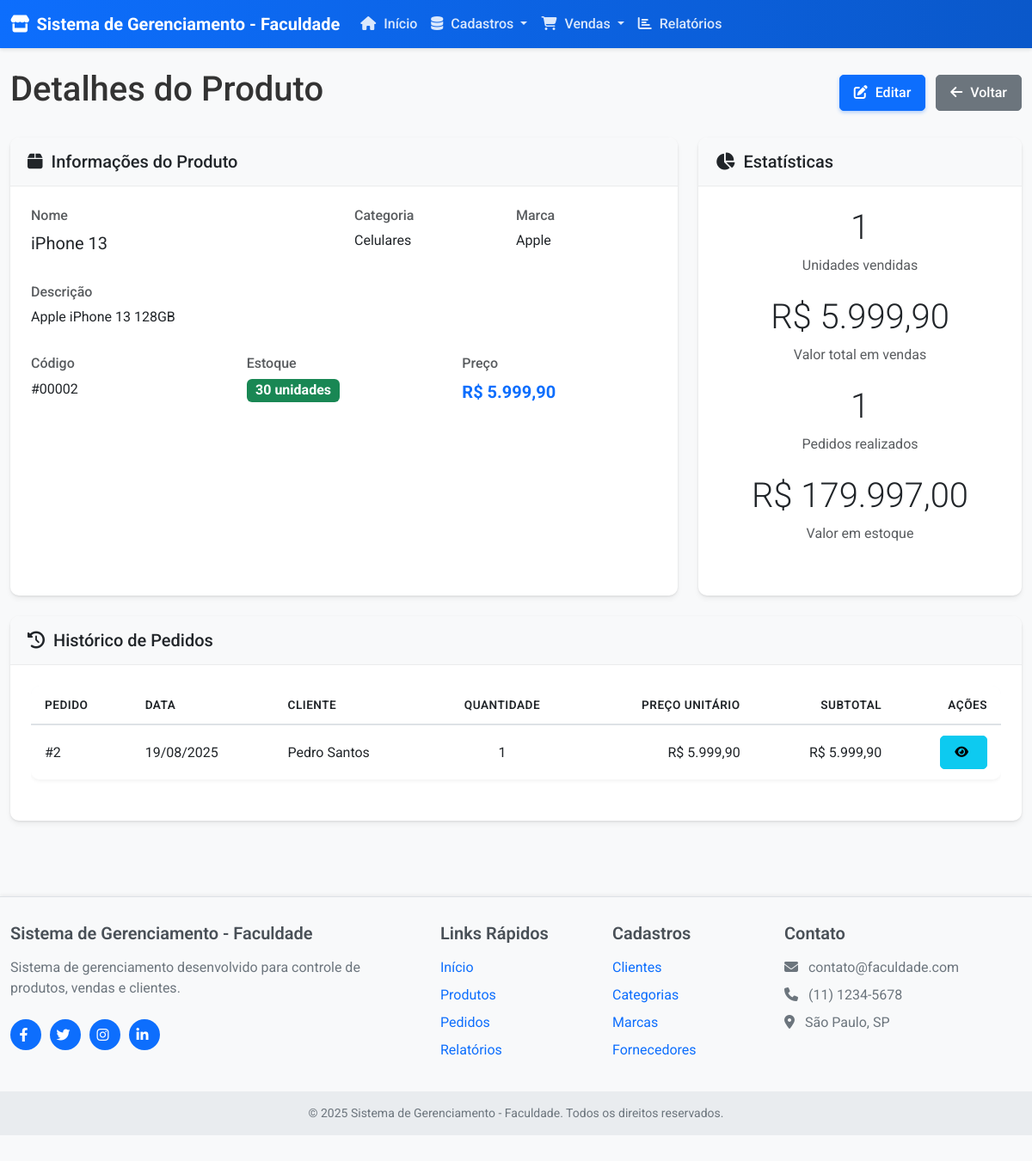
Page /pages/produto-detalhes.php?id=2 on the committed database.
### tables this page shows
CREATE TABLE IF NOT EXISTS produto (
    IDPRODUTO INT AUTO_INCREMENT PRIMARY KEY,
    NOME VARCHAR(100) NOT NULL,
    DESCRICAO TEXT,
    PRECO DECIMAL(10,2) NOT NULL,
    ESTOQUE INT NOT NULL DEFAULT 0,
    IDCATEGORIA INT,
    IDMARCA INT,
    IDFORNECEDOR INT,
    DATACADASTRO TIMESTAMP DEFAULT CURRENT_TIMESTAMP,
    FOREIGN KEY (IDCATEGORIA) REFERENCES categoria(IDCATEGORIA) ON DELETE SET NULL,
    FOREIGN KEY (IDMARCA) REFERENCES marca(IDMARCA) ON DELETE SET NULL,
    FOREIGN KEY (IDFORNECEDOR) REFERENCES fornecedor(IDFORNECEDOR) ON DELETE SET NULL
);

CREATE TABLE IF NOT EXISTS categoria (
    IDCATEGORIA INT AUTO_INCREMENT PRIMARY KEY,
    NOME VARCHAR(100) NOT NULL,
    DESCRICAO TEXT,
    DATACADASTRO TIMESTAMP DEFAULT CURRENT_TIMESTAMP
);

CREATE TABLE IF NOT EXISTS marca (
    IDMARCA INT AUTO_INCREMENT PRIMARY KEY,
    NOME VARCHAR(100) NOT NULL,
    DESCRICAO TEXT,
    DATACADASTRO TIMESTAMP DEFAULT CURRENT_TIMESTAMP
);

CREATE TABLE IF NOT EXISTS item_pedido (
    IDITEM INT AUTO_INCREMENT PRIMARY KEY,
    IDPEDIDO INT NOT NULL,
    IDPRODUTO INT,
    QUANTIDADE INT NOT NULL,
    PRECO DECIMAL(10,2) NOT NULL,
    SUBTOTAL DECIMAL(10,2) NOT NULL,
    FOREIGN KEY (IDPEDIDO) REFERENCES pedido(IDPEDIDO) ON DELETE CASCADE,
    FOREIGN KEY (IDPRODUTO) REFERENCES produto(IDPRODUTO) ON DELETE SET NULL
);

CREATE TABLE IF NOT EXISTS pedido (
    IDPEDIDO INT AUTO_INCREMENT PRIMARY KEY,
    IDCLIENTE INT,
    DATAPEDIDO TIMESTAMP DEFAULT CURRENT_TIMESTAMP,
    VALORTOTAL DECIMAL(10,2) NOT NULL DEFAULT 0,
    STATUS VARCHAR(50) DEFAULT 'Pendente',
    OBSERVACOES TEXT,
    FOREIGN KEY (IDCLIENTE) REFERENCES cliente(IDCLIENTE) ON DELETE SET NULL
);

CREATE TABLE IF NOT EXISTS cliente (
    IDCLIENTE INT AUTO_INCREMENT PRIMARY KEY,
    NOME VARCHAR(100) NOT NULL,
    EMAIL VARCHAR(100),
    TELEFONE VARCHAR(20),
    ENDERECO VARCHAR(200),
    CIDADE VARCHAR(100),
    ESTADO VARCHAR(2),
    CEP VARCHAR(10),
    DATACADASTRO TIMESTAMP DEFAULT CURRENT_TIMESTAMP
);

### includes/database.php (called while the page is built, shortened)
<?php
class Database {
    private $host = DB_HOST;
    private $user = DB_USER;
    private $pass = DB_PASS;
    private $dbname = DB_NAME;
    private $conn;
    private $stmt;
    public function __construct() {
        $dsn = 'mysql:host=' . $this->host . ';dbname=' . $this->dbname;
        $options = array(
            PDO::ATTR_PERSISTENT => true,
            PDO::ATTR_ERRMODE => PDO::ERRMODE_EXCEPTION,
            PDO::ATTR_DEFAULT_FETCH_MODE => PDO::FETCH_ASSOC,
            PDO::MYSQL_ATTR_INIT_COMMAND => 'SET NAMES utf8'
        );
        try {
            $this->conn = new PDO($dsn, $this->user, $this->pass, $options);
        } catch(PDOException $e) {
            $this->error = $e->getMessage();
            echo 'Erro de conexão: ' . $this->error;
        }
    }
    public function query($sql, $params = []) {
        $this->stmt = $this->conn->prepare($sql);
        if (!empty($params)) {
            $i = 1;
            foreach ($params as $param) {
                $this->stmt->bindValue($i++, $param);
            }
        }
        $this->execute();
        return $this->stmt;
    }
    public function execute() {
        return $this->stmt->execute();
    }
}
?>

### pages/produto-detalhes.php (the view, shortened to what this page needs)
<?php
require_once '../includes/database.php';
$db = new Database();
$id = isset($_GET['id']) ? (int)$_GET['id'] : 0;
$produto = $db->query(
    "SELECT p.*, c.NOME as CATEGORIA, m.NOME as MARCA
    FROM produto p
    LEFT JOIN categoria c ON p.IDCATEGORIA = c.IDCATEGORIA
    LEFT JOIN marca m ON p.IDMARCA = m.IDMARCA
    WHERE p.IDPRODUTO = ?",
    [$id]
)->fetch();
$historicoPedidos = $db->query(
    "SELECT ip.IDPEDIDO, ip.QUANTIDADE, ip.PRECO as PRECO_VENDA, p.DATAPEDIDO, c.NOME as CLIENTE
    FROM item_pedido ip
    JOIN pedido p ON ip.IDPEDIDO = p.IDPEDIDO
    JOIN cliente c ON p.IDCLIENTE = c.IDCLIENTE
    WHERE ip.IDPRODUTO = ?
    ORDER BY p.DATAPEDIDO DESC
    LIMIT 10",
    [$id]
)->fetchAll();
include '../includes/header.php';
?>
<div class="d-flex justify-content-between align-items-center mb-4">
    <h1>Detalhes do Produto</h1>
    <div>
        <a href="produto-form.php?id=<?php echo $produto['IDPRODUTO']; ?>" class="btn btn-primary">
            <i class="fas fa-edit"></i> Editar
        </a>
        <a href="produtos.php" class="btn btn-secondary ms-2">
            <i class="fas fa-arrow-left"></i> Voltar
        </a>
    </div>
</div>
<div class="row">
    <div class="col-md-8 mb-4">
        <div class="card h-100">
            <div class="card-header">
                <h5 class="mb-0"><i class="fas fa-box"></i> Informações do Produto</h5>
            </div>
            <div class="card-body">
                <div class="row">
                    <div class="col-md-6 mb-3">
                        <h6 class="text-muted">Nome</h6>
                        <p class="fs-5"><?php echo $produto['NOME']; ?></p>
                    </div>
                    <div class="col-md-3 mb-3">
                        <h6 class="text-muted">Categoria</h6>
                        <p><?php echo $produto['CATEGORIA']; ?></p>
                    </div>
                    <div class="col-md-3 mb-3">
                        <h6 class="text-muted">Marca</h6>
                        <p><?php echo $produto['MARCA']; ?></p>
                    </div>
                </div>
                <div class="row">
                    <div class="col-md-12 mb-3">
                        <h6 class="text-muted">Descrição</h6>
                        <p><?php echo !empty($produto['DESCRICAO']) ? $produto['DESCRICAO'] : '<span class="text-muted">Sem descrição</span>'; ?></p>
                    </div>
                </div>
                <div class="row">
                    <div class="col-md-4 mb-3">
                        <h6 class="text-muted">Código</h6>
                        <p>#<?php echo str_pad($produto['IDPRODUTO'], 5, '0', STR_PAD_LEFT); ?></p>
                    </div>
                    <div class="col-md-4 mb-3">
                        <h6 class="text-muted">Estoque</h6>
                        <p>
                            <span class="badge bg-<?php echo getEstoqueStatusClass($produto['ESTOQUE']); ?> fs-6">
                                <?php echo $produto['ESTOQUE']; ?> unidades
                            </span>
                        </p>
                    </div>
                    <div class="col-md-4 mb-3">
                        <h6 class="text-muted">Preço</h6>
                        <p class="fs-5 fw-bold text-primary">R$ <?php echo number_format($produto['PRECO'], 2, ',', '.'); ?></p>
                    </div>
                </div>
            </div>
        </div>
    </div>
    <div class="col-md-4 mb-4">
        <div class="card h-100">
            <div class="card-header">
                <h5 class="mb-0"><i class="fas fa-chart-pie"></i> Estatísticas</h5>
            </div>
            <div class="card-body">
                <?php
                $totalVendido = 0;
                $valorTotalVendas = 0;
                if (!empty($historicoPedidos)) {
                    foreach ($historicoPedidos as $pedido) {
                        $totalVendido += $pedido['QUANTIDADE'];
                        $valorTotalVendas += $pedido['QUANTIDADE'] * $pedido['PRECO_VENDA'];
                    }
                }
                ?>
                <div class="mb-4 text-center">
                    <div class="display-6 mb-2"><?php echo $totalVendido; ?></div>
                    <p class="text-muted">Unidades vendidas</p>
                </div>
                <div class="mb-4 text-center">
                    <div class="display-6 mb-2">R$ <?php echo number_format($valorTotalVendas, 2, ',', '.'); ?></div>
                    <p class="text-muted">Valor total em vendas</p>
                </div>
                <div class="mb-4 text-center">
                    <div class="display-6 mb-2"><?php echo count($historicoPedidos); ?></div>
                    <p class="text-muted">Pedidos realizados</p>
                </div>
                <div class="text-center">
                    <div class="display-6 mb-2">
                        <?php
                        $valorEstoque = $produto['ESTOQUE'] * $produto['PRECO'];
                        echo 'R$ ' . number_format($valorEstoque, 2, ',', '.');
                        ?>
                    </div>
                    <p class="text-muted">Valor em estoque</p>
                </div>
            </div>
        </div>
    </div>
</div>
<div class="card mb-4">
    <div class="card-header">
        <h5 class="mb-0"><i class="fas fa-history"></i> Histórico de Pedidos</h5>
    </div>
    <div class="card-body">
        <?php if (!empty($historicoPedidos)): ?>
            <div class="table-responsive">
                <table class="table table-hover">
                    <thead>
                        <tr>
                            <th>Pedido</th>
                            <th>Data</th>
                            <th>Cliente</th>
                            <th class="text-center">Quantidade</th>
                            <th class="text-end">Preço Unitário</th>
                            <th class="text-end">Subtotal</th>
                            <th class="text-end">Ações</th>
                        </tr>
                    </thead>
                    <tbody>
                        <?php foreach ($historicoPedidos as $pedido): ?>
                            <tr>
                                <td>#<?php echo $pedido['IDPEDIDO']; ?></td>
                                <td><?php echo date('d/m/Y', strtotime($pedido['DATAPEDIDO'])); ?></td>
                                <td><?php echo $pedido['CLIENTE']; ?></td>
                                <td class="text-center"><?php echo $pedido['QUANTIDADE']; ?></td>
                                <td class="text-end">R$ <?php echo number_format($pedido['PRECO_VENDA'], 2, ',', '.'); ?></td>
                                <td class="text-end">R$ <?php echo number_format($pedido['QUANTIDADE'] * $pedido['PRECO_VENDA'], 2, ',', '.'); ?></td>
                                <td class="text-end">
                                    <a href="pedido-detalhes.php?id=<?php echo $pedido['IDPEDIDO']; ?>" class="btn btn-sm btn-info">
                                        <i class="fas fa-eye"></i>
                                    </a>
                                </td>
                            </tr>
                        <?php endforeach; ?>
                    </tbody>
                </table>
            </div>
        <?php else: ?>
            <div class="alert alert-info">
                <i class="fas fa-info-circle"></i> Este produto ainda não foi vendido.
            </div>
        <?php endif; ?>
    </div>
</div>
<?php
function getEstoqueStatusClass($estoque) {
    if ($estoque <= 0) {
        return 'danger';
    } elseif ($estoque <= 5) {
        return 'warning';
    } else {
        return 'success';
    }
}
include '../includes/footer.php';
?>

### assets/css/style.css (style rules this page uses)
body { font-family: 'Roboto', sans-serif; background-color: #f8f9fa; color: #333; min-height: 100vh; display: flex; flex-direction: column; }
.card { border-radius: 10px; box-shadow: 0 4px 6px rgba(0, 0, 0, 0.05), 0 1px 3px rgba(0, 0, 0, 0.1); transition: transform 0.3s, box-shadow 0.3s; margin-bottom: 20px; border: none; overflow: hidden; }
.card-header { font-weight: bold; background-color: #f8f9fa; border-bottom: 1px solid rgba(0, 0, 0, 0.05); padding: 1rem 1.25rem; }
.card-body { padding: 1.5rem; }
.btn { border-radius: 5px; padding: 0.5rem 1rem; transition: all 0.3s ease; position: relative; overflow: hidden; font-weight: 500; }
.btn::after { content: ''; position: absolute; top: 50%; left: 50%; width: 0; height: 0; background-color: rgba(255, 255, 255, 0.2); border-radius: 50%; transform: translate(-50%, -50%); transition: width 0.5s, height 0.5s; z-index: 1; pointer-events: none; }
.btn i { margin-right: 5px; }
.btn-primary { background-color: #0d6efd; border-color: #0d6efd; box-shadow: 0 2px 4px rgba(13, 110, 253, 0.3); }
.table { background-color: #fff; border-radius: 10px; overflow: hidden; box-shadow: 0 2px 4px rgba(0, 0, 0, 0.05); margin-bottom: 1.5rem; }
.table-responsive { border-radius: 10px; overflow: hidden; }
.table thead { background-color: #f1f4f9; }
.table th { font-weight: 600; border-bottom: 2px solid #dee2e6; text-transform: uppercase; font-size: 0.85rem; letter-spacing: 0.5px; padding: 0.75rem 1rem; vertical-align: middle; }
.table tbody td { padding: 0.75rem 1rem; vertical-align: middle; }
.table tbody tr:last-child td { border-bottom: none; }
.fa, .fas, .far, .fab { margin-right: 5px; }

### assets/css/animations.css (style rules this page uses)
.hover-lift { transition: transform 0.3s ease, box-shadow 0.3s ease; }
.fade-in-element { opacity: 0; animation: fadeInAnimation 0.8s ease forwards; }
.btn-ripple { position: relative; overflow: hidden; }

### rows in the picture
produto: NOME "iPhone 13", IDCATEGORIA.NOME "Celulares", IDMARCA.NOME "Apple", DESCRICAO "Apple iPhone 13 128GB", IDPRODUTO "00002", ESTOQUE "30", PRECO "5.999,90", valorEstoque "179.997,00"
item_pedido: IDPEDIDO "2", IDPEDIDO.DATAPEDIDO "19/08/2025", cliente.NOME "Pedro Santos", QUANTIDADE "1", PRECO "5.999,90", $pedido['QUANTIDADE'] * $pedido['PRECO_VENDA'] "5.999,90"

### other values in the picture
SITE_NAME "Sistema de Gerenciamento - Faculdade"
$totalVendido "1"
$valorTotalVendas "5.999,90"
count($historicoPedidos) "1"
